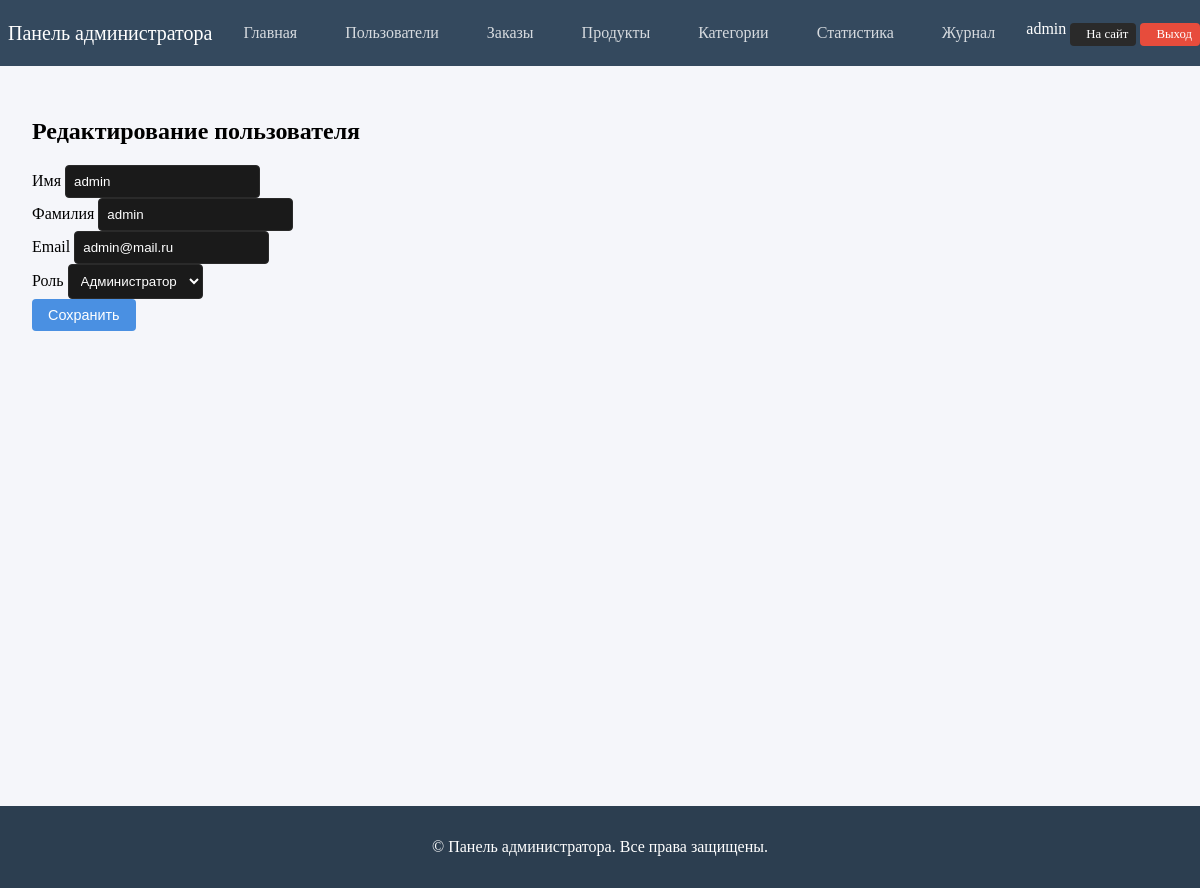
The app's page /users/1/edit (signed in) with its own data.
### application/db.py (models this page shows, shortened)
class User(db.Model, UserMixin):
    id = db.Column(db.Integer, primary_key=True)
    name = db.Column(db.String(150), nullable=True)
    surname = db.Column(db.String(150), nullable=True)
    email = db.Column(db.String(150), nullable=True, unique=True)
    password_hash = db.Column(db.String(150), nullable=True)
    role = db.Column(db.String(100), default='user') # roles: user, seller, admin
    created_at = db.Column(db.DateTime, default=datetime.now())
    @property
    def password(self):
        raise AttributeError('Password is not a readable attribute')

### application/views.py (the view, shortened to what this page needs)
@app.route('/users/<int:id>/edit', methods=['GET', 'POST'])
@role_required('admin')
def user_edit(id):
    user = User.query.get_or_404(id)
    return render_template('admin/user_edit.html', user=user)

### application/app.py (called while the page is built)
@login_manager.user_loader
def load_user(user_id):
    from application.db import User
    return User.query.get(int(user_id))

### application/utils.py (called while the page is built)
def role_required(role):
    def decorator(f):
        @wraps(f)
        def decorated_function(*args, **kwargs):
            if not current_user.is_authenticated or current_user.role != role:
                flash('У вас нет доступа к этой странице!', 'danger')
                return redirect(url_for('index'))
            return f(*args, **kwargs)
        return decorated_function
    return decorator

### templates/admin/user_edit.html (shortened to what this page needs)
{% extends 'admin/base.html' %}
{% block admin_content %}
<div class="form-container">
    <div class="form-content">
        <h2>Редактирование пользователя</h2>
        <form method="POST">
            <div class="form-group">
            <label>Имя</label>
            <input type="text" name="name" value="{{ user.name }}" class="form-control" required>
        </div>
        <div class="form-group">
            <label>Фамилия</label>
            <input type="text" name="surname" value="{{ user.surname }}" class="form-control" required>
        </div>
        <div class="form-group">
            <label>Email</label>
            <input type="email" name="email" value="{{ user.email }}" class="form-control" required>
        </div>
        <div class="form-group">
            <label>Роль</label>
            <select name="role" class="form-control" required>
                <option value="admin" {% if user.role == 'admin' %}selected{% endif %}>Администратор</option>
            </select>
        </div>
        <button type="submit" class="btn btn-primary">Сохранить</button>
    </form>
    </div>
</div>
{% endblock %}

### templates/admin/base.html (shortened to what this page needs)
<!DOCTYPE html>
<html>
    {% block head %}
      <link rel="stylesheet" href="{{ url_for('static', filename='admin.css') }}" />
    {% endblock %}
  <body>
    {% block navbar %}
      <nav class="admin-navbar">
        <div class="container">
          <div class="admin-nav-brand">
            <a href="{{ url_for('admin.index') }}">
              Панель администратора
            </a>
          </div>
          <div class="admin-nav-links">
            <a href="{{ url_for('admin_panel.index') }}" class="nav-link {% if request.endpoint == 'admin_panel.index' %}active{% endif %}"> Главная</a>
            <a href="{{ url_for('users_list') }}" class="nav-link {% if request.endpoint == 'users_list' %}active{% endif %}"> Пользователи</a>
            <a href="{{ url_for('orders_list') }}" class="nav-link {% if request.endpoint == 'orders_list' %}active{% endif %}"> Заказы</a>
            <a href="{{ url_for('products_list') }}" class="nav-link {% if request.endpoint == 'products_list' %}active{% endif %}"> Продукты</a>
            <a href="{{ url_for('categories_list') }}" class="nav-link {% if request.endpoint == 'categories_list' %}active{% endif %}"> Категории</a>
            <a href="{{ url_for('admin_panel.stats') }}" class="nav-link {% if request.endpoint == 'admin_panel.stats' %}active{% endif %}"> Статистика</a>
            <a href="{{ url_for('admin_panel.activity_log') }}" class="nav-link {% if request.endpoint == 'admin_panel.activity_log' %}active{% endif %}"> Журнал</a>
          </div>
          <div class="admin-nav-user">
            <span class="user-info">
              {{ current_user.name }}
            </span>
            <a href="{{ url_for('index') }}" class="btn btn-secondary btn-sm"> На сайт</a>
            <a href="{{ url_for('logout') }}" class="btn btn-danger btn-sm"> Выход</a>
          </div>
        </div>
      </nav>
    {% endblock %}
    {% block content %}
      <div class="admin-container">
        <div class="admin-content">
          {% block admin_content %}
          {% endblock %}
        </div>
      </div>
    {% endblock %}
    {% block footer %}
      <footer class="admin-footer">
        <div class="container">
          <p>&copy; {{ current_year }} Панель администратора. Все права защищены.</p>
        </div>
      </footer>
    {% endblock %}
  </body>
</html>

### static/admin.css (style rules this page uses)
body { background-color: #0a0a0a; margin: 0; padding: 0; }
.admin-container { background-color: #0a0a0a; }
.admin-content { background-color: #0a0a0a; }
.btn { display: inline-flex; align-items: center; gap: 0.5rem; padding: 0.5rem 1rem; border-radius: 4px; border: none; font-size: 0.9rem; cursor: pointer; transition: all 0.3s ease; text-decoration: none; }
.btn-primary { background: #4a90e2; color: #fff; }
.btn-secondary { background: #2a2a2a; color: #fff; }
.btn-danger { background: #e74c3c; color: #fff; }
.btn-sm { padding: 0.25rem 0.5rem; font-size: 0.8rem; }
.form-control { background: #1a1a1a; border: 1px solid #2a2a2a; color: #fff; padding: 0.5rem; border-radius: 4px; }
.admin-container { display: flex; min-height: calc(100vh - 60px); }
.admin-content { flex-grow: 1; padding: 2rem; background: var(--content-bg, #f5f6fa); }
.admin-navbar { background: var(--navbar-bg, #34495e); padding: 1rem 0; color: #fff; }
.admin-navbar .container { display: flex; align-items: center; justify-content: space-between; }
.admin-nav-brand a { color: #fff; font-size: 1.25rem; text-decoration: none; display: flex; align-items: center; gap: 0.5rem; }
.admin-nav-links { display: flex; gap: 1rem; }
.admin-nav-links .nav-link { color: rgba(255, 255, 255, 0.8); text-decoration: none; padding: 0.5rem 1rem; border-radius: 4px; transition: all 0.3s ease; }
.admin-footer { background: var(--footer-bg, #2c3e50); color: #fff; padding: 1rem 0; text-align: center; }

### records on screen
User: name "admin", surname "admin", email "admin@mail.ru", role "Администратор"
